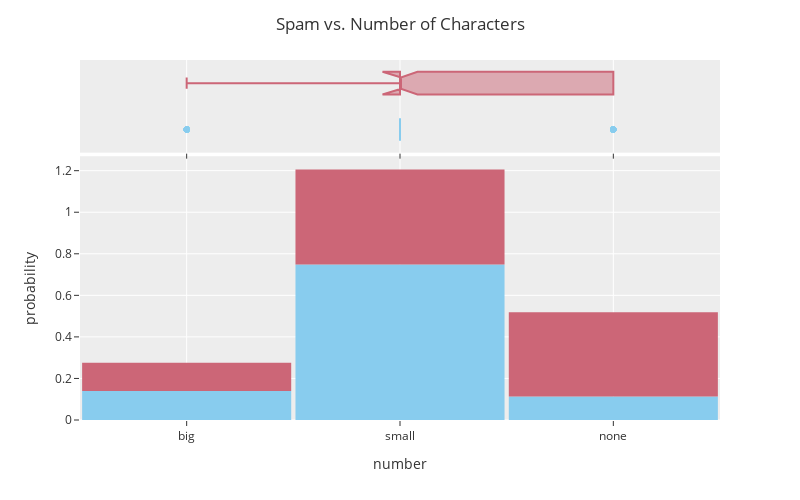

The notebook cell this image was saved under:
### Markdown cell above
#### 1 - Exploration of 'number' field
Say what variable you are using to predict spam messages (do some analysis, at minimum a value_counts()). Why do you think this is a good variable to use in predicting if an email is spam.

### Code cell
fig = px.histogram(DF,
                   x='number',
                   color='spam',
                   nbins=50,
                   histnorm='probability',
                   marginal="box",
                   color_discrete_sequence=px.colors.qualitative.Safe)


fig.update_layout(template="ggplot2",
                  bargap=0.02,
                  title='Spam vs. Number of Characters',
                  title_x=0.5,
                  showlegend=False,
                  autosize=False,
                  width=800,
                  height=500)

fig.show()

DF.groupby(by='spam')['number'].value_counts()

### Figure 1 — Plotly figure (JSON) as saved in the notebook; plotly's stock layout.template omitted (floating-point values rounded to 4 significant figures; data arrays with more than 128 entries replaced by an {"elided": "..."} marker saying what was removed)
{"data": [{"alignmentgroup": "True", "bingroup": "x", "histnorm": "probability", "hovertemplate": "spam=0<br>number=%{x}<br>probability=%{y}<extra></extra>", "legendgroup": "0", "marker": {"color": "rgb(136, 204, 238)", "pattern": {"shape": ""}}, "name": "0", "nbinsx": 50, "offsetgroup": "0", "orientation": "v", "showlegend": true, "type": "histogram", "x": {"elided": "3554 str values"}, "xaxis": "x", "yaxis": "y"}, {"alignmentgroup": "True", "hovertemplate": "spam=0<br>number=%{x}<extra></extra>", "legendgroup": "0", "marker": {"color": "rgb(136, 204, 238)"}, "name": "0", "notched": true, "offsetgroup": "0", "showlegend": false, "type": "box", "x": {"elided": "3554 str values"}, "xaxis": "x2", "yaxis": "y2"}, {"alignmentgroup": "True", "bingroup": "x", "histnorm": "probability", "hovertemplate": "spam=1<br>number=%{x}<br>probability=%{y}<extra></extra>", "legendgroup": "1", "marker": {"color": "rgb(204, 102, 119)", "pattern": {"shape": ""}}, "name": "1", "nbinsx": 50, "offsetgroup": "1", "orientation": "v", "showlegend": true, "type": "histogram", "x": {"elided": "367 str values"}, "xaxis": "x", "yaxis": "y"}, {"alignmentgroup": "True", "hovertemplate": "spam=1<br>number=%{x}<extra></extra>", "legendgroup": "1", "marker": {"color": "rgb(204, 102, 119)"}, "name": "1", "notched": true, "offsetgroup": "1", "showlegend": false, "type": "box", "x": {"elided": "367 str values"}, "xaxis": "x2", "yaxis": "y2"}], "layout": {"autosize": false, "bargap": 0.02, "barmode": "relative", "height": 500, "legend": {"title": {"text": "spam"}, "tracegroupgap": 0}, "margin": {"t": 60}, "showlegend": false, "title": {"text": "Spam vs. Number of Characters", "x": 0.5}, "width": 800, "xaxis": {"anchor": "y", "autorange": true, "domain": [0, 1], "range": [-0.5, 2.5], "title": {"text": "number"}, "type": "category"}, "xaxis2": {"anchor": "y2", "autorange": true, "domain": [0, 1], "matches": "x", "range": [-0.5, 2.5], "showgrid": true, "showticklabels": false, "type": "category"}, "yaxis": {"anchor": "x", "autorange": true, "domain": [0, 0.7326], "range": [0, 1.269], "title": {"text": "probability"}}, "yaxis2": {"anchor": "x2", "autorange": true, "domain": [0.7426, 1], "matches": "y2", "range": [-0.5, 1.5], "showgrid": false, "showline": false, "showticklabels": false, "ticks": "", "type": "category"}}}
